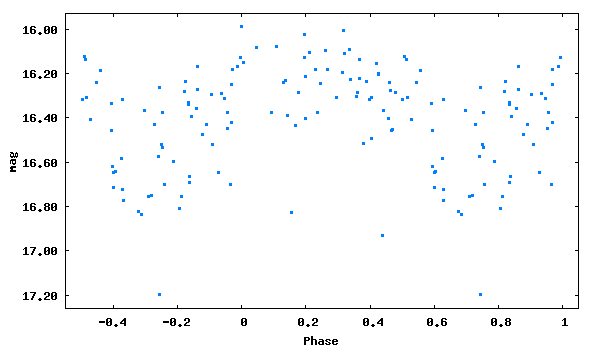

Source code (gnuplot):
set term png size 600,350 medium
set colors classic
set output 'phase_lc_10.png'
set xlabel 'Phase'
set ylabel 'mag'
#set title 'JDmax = 2450365.43900 + 0.1586528 x E'
set format y '%5.2f'
plot [-0.55:1.05][17.26:15.93] "phase_lc_10.dat" linecolor 3 pointtype 5 pointsize 0.3 title ""
